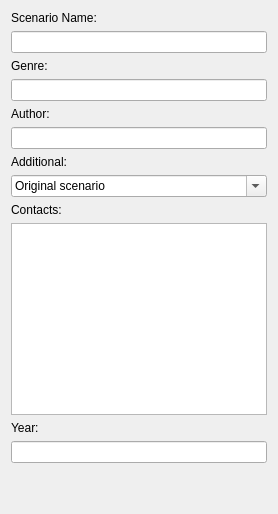
         <widget class="QWidget" name="titlePageEdit">
          <layout class="QVBoxLayout" name="verticalLayout_2">
           <item>
            <widget class="QLabel" name="nameLabel">
             <property name="text">
              <string>Scenario Name:</string>
             </property>
             <property name="buddy">
              <cstring>titlePageName</cstring>
             </property>
            </widget>
           </item>
           <item>
            <widget class="QLineEdit" name="titlePageName">
             <property name="toolTip">
              <string>Scenario name.</string>
             </property>
             <property name="maxLength">
              <number>300</number>
             </property>
            </widget>
           </item>
           <item>
            <widget class="QLabel" name="nameLabel_3">
             <property name="text">
              <string>Genre:</string>
             </property>
             <property name="buddy">
              <cstring>titlePageGenre</cstring>
             </property>
            </widget>
           </item>
           <item>
            <widget class="QLineEdit" name="titlePageGenre">
             <property name="toolTip">
              <string>Scenario genre.</string>
             </property>
             <property name="maxLength">
              <number>100</number>
             </property>
            </widget>
           </item>
           <item>
            <widget class="QLabel" name="nameLabel_4">
             <property name="text">
              <string>Author:</string>
             </property>
             <property name="buddy">
              <cstring>titlePageAuthor</cstring>
             </property>
            </widget>
           </item>
           <item>
            <widget class="QLineEdit" name="titlePageAuthor">
             <property name="toolTip">
              <string>Scenario author.</string>
             </property>
             <property name="maxLength">
              <number>300</number>
             </property>
            </widget>
           </item>
           <item>
            <widget class="QLabel" name="nameLabel_2">
             <property name="text">
              <string>Additional:</string>
             </property>
            </widget>
           </item>
           <item>
            <widget class="QComboBox" name="titlePageAdditionalInfo">
             <property name="editable">
              <bool>true</bool>
             </property>
             <property name="currentText">
              <string>Original scenario</string>
             </property>
             <item>
              <property name="text">
               <string>Original scenario</string>
              </property>
             </item>
            </widget>
           </item>
           <item>
            <widget class="QLabel" name="nameLabel_5">
             <property name="text">
              <string>Contacts:</string>
             </property>
            </widget>
           </item>
           <item>
            <widget class="QTextEdit" name="titlePageContacts">
             <property name="sizePolicy">
              <sizepolicy hsizetype="Expanding" vsizetype="Preferred">
               <horstretch>0</horstretch>
               <verstretch>0</verstretch>
              </sizepolicy>
             </property>
             <property name="layoutDirection">
              <enum>Qt::LeftToRight</enum>
             </property>
             <property name="tabChangesFocus">
              <bool>true</bool>
             </property>
             <property name="html">
              <string>&lt;!DOCTYPE HTML PUBLIC &quot;-//W3C//DTD HTML 4.0//EN&quot; &quot;http://www.w3.org/TR/REC-html40/strict.dtd&quot;&gt;
&lt;html&gt;&lt;head&gt;&lt;meta name=&quot;qrichtext&quot; content=&quot;1&quot; /&gt;&lt;style type=&quot;text/css&quot;&gt;
p, li { white-space: pre-wrap; }
&lt;/style&gt;&lt;/head&gt;&lt;body style=&quot; font-family:'Cantarell'; font-size:11pt; font-weight:400; font-style:normal;&quot;&gt;
&lt;p style=&quot;-qt-paragraph-type:empty; margin-top:0px; margin-bottom:0px; margin-left:0px; margin-right:0px; -qt-block-indent:0; text-indent:0px;&quot;&gt;&lt;br /&gt;&lt;/p&gt;&lt;/body&gt;&lt;/html&gt;</string>
             </property>
            </widget>
           </item>
           <item>
            <widget class="QLabel" name="nameLabel_6">
             <property name="text">
              <string>Year:</string>
             </property>
             <property name="buddy">
              <cstring>titlePageYear</cstring>
             </property>
            </widget>
           </item>
           <item>
            <widget class="QLineEdit" name="titlePageYear">
             <property name="toolTip">
              <string>Scenario wirting year.</string>
             </property>
             <property name="maxLength">
              <number>40</number>
             </property>
            </widget>
           </item>
           <item>
            <spacer name="verticalSpacer_2">
             <property name="orientation">
              <enum>Qt::Vertical</enum>
             </property>
             <property name="sizeHint" stdset="0">
              <size>
               <width>20</width>
               <height>40</height>
              </size>
             </property>
            </spacer>
           </item>
          </layout>
         </widget>
